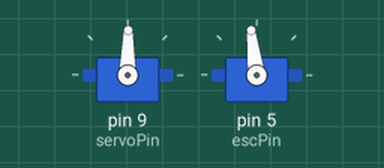
Bench run of a sketch on a simulated Arduino Uno, built with avr-gcc and run on an emulated ATmega328P. On the bench: 2 × servo. What the sketch prints to the serial monitor is not drawn.

Above: at 1.55 s.
Timing chart, 0 to 13.2 s (numbered marks = the images above):
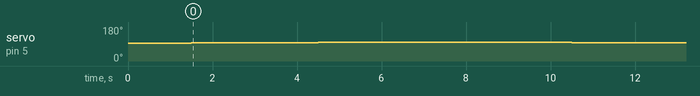

Measured:
- by itself, servo on pin 5 (escPin): repeats every 9.0 s: 98° 3.0 s, 99° 3.0 s, 97° 3.0 s

The sketch:

backup6.ino
```cpp
#include <Servo.h>

int escPin = 5;   // esc 일반 모터 핀 번호
int servoPin = 9; // 서보 모터 핀 번호

// 카운팅용 변수
int count = 0;

// 스피드 지정 96~177 속도 점점 증가 및 중간부터 풀스로틀
// 정지 8~22
//int speeds[] = {8, 96, 97, 98, 99, 100};
int speeds[] = {8, 97, 98, 99, 100, 101};

// 각도 0, 14, 29, 44, 59, 74, 89(중립), 104, 119, 134, 149, 164, 179
// directions[6]이 중앙 전진
int pos = 0;
int directions[] = {0, 14, 29, 44, 59, 74, 89, 104, 119, 134, 149, 164, 179};

Servo esc;
Servo servo;

// 정지 :: 8
void stop1() {
  esc.write(speeds[0]);
  delay(1);
}

// 전진 :: 속도 97
void speed1() {
  esc.write(speeds[1]);
  delay(1);
}

// 전진 :: 속도 98
void speed2() {
  esc.write(speeds[2]);
  delay(1);
}

// 전진 :: 속도 99
void speed3() {
  esc.write(speeds[3]);
  delay(1);
}

// 전진 :: 속도 100
void speed4() {
  esc.write(speeds[4]);
  delay(1);
}

// 전진 :: 속도 101
void speed5() {
  esc.write(speeds[5]);
  delay(1);
}

// 전진 :: 파라미터에 따른 속도 조절
void speedController(int speedStatus) {
  esc.write(speeds[speedStatus]);
  delay(1);
}

void setup() {
  Serial.begin(9600);
  pinMode(servoPin, OUTPUT);
  pinMode(escPin, OUTPUT);

  servo.attach(servoPin);
  esc.attach(escPin);

  // bldc 모터, 서보 모터 초기화
  servo.write(89);
  esc.write(95);

  delay(1500);
}

void loop() {
//  Serial.println((String)"전방 조향");
//  servo.write(89);
//  delay(3000);

//  for(int i=0; i < directions.length; i +=1) {
//    Serial.println((String)"조향 각도" + directions[i]);
//    servo.write(directions[i]);
//    delay(50);
//  }

//  Serial.println((String)"전진");
//  speedController(speeds[1]);
//  delay(3000);

  Serial.println((String)"전진");
  speed1();
  delay(3000);
  Serial.println((String)"전진");
  speed2();
  delay(3000);
  Serial.println((String)"전진");
  speed3();
  delay(3000);
  Serial.println((String)"전진");
}
```
